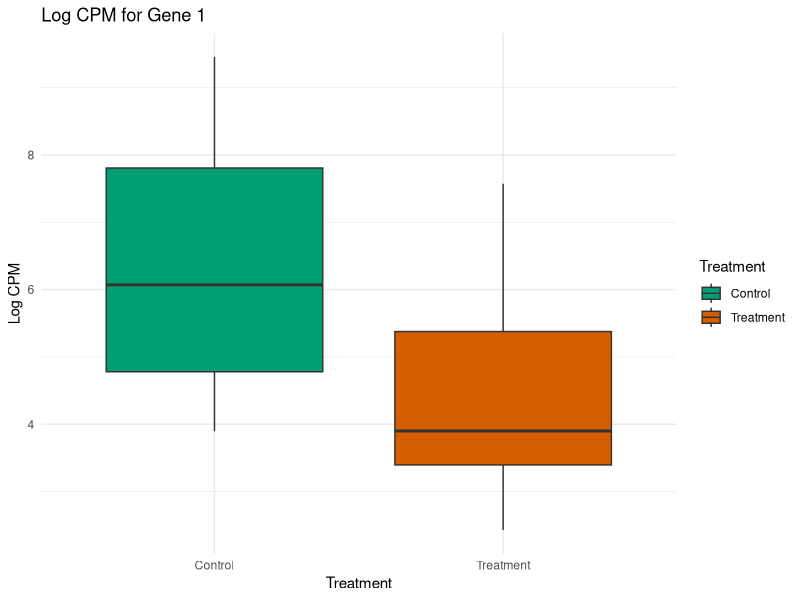
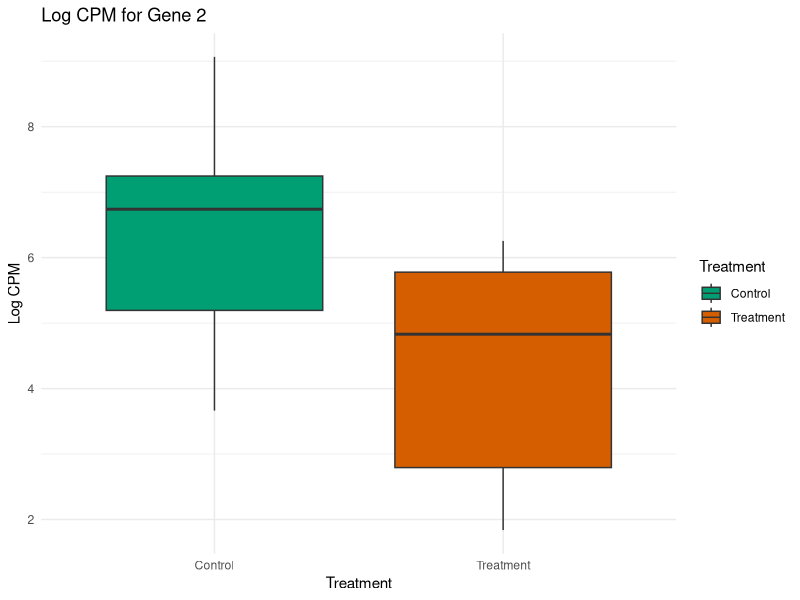
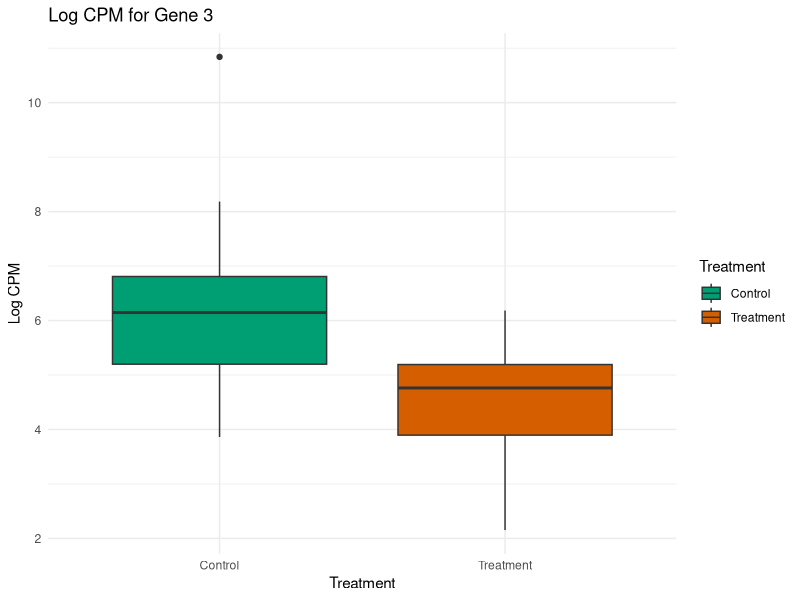
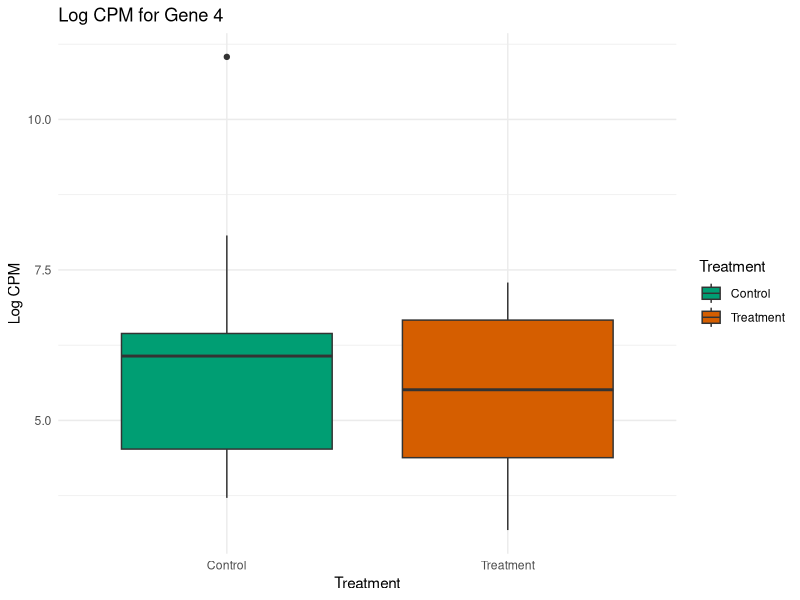
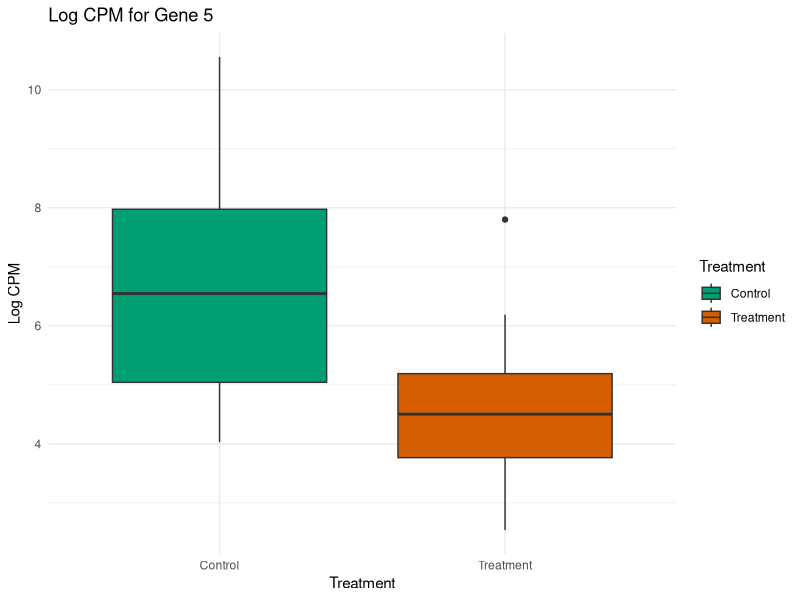
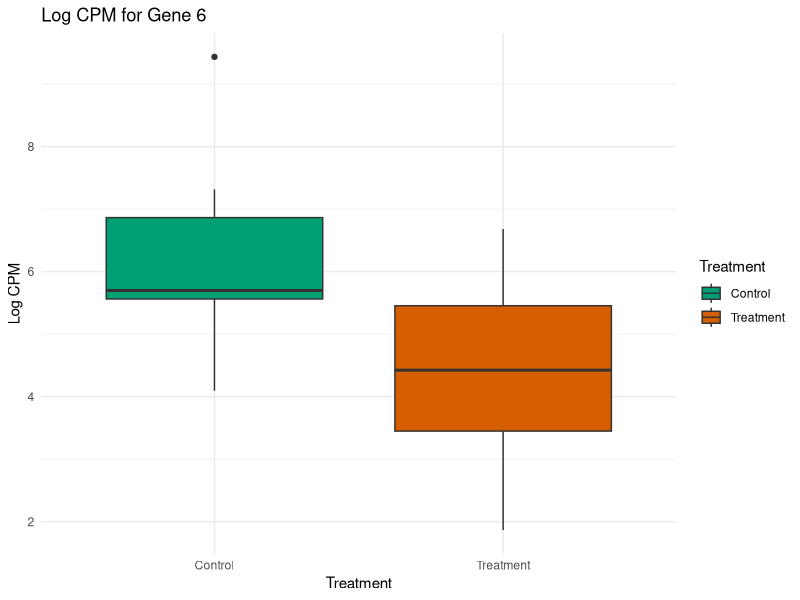
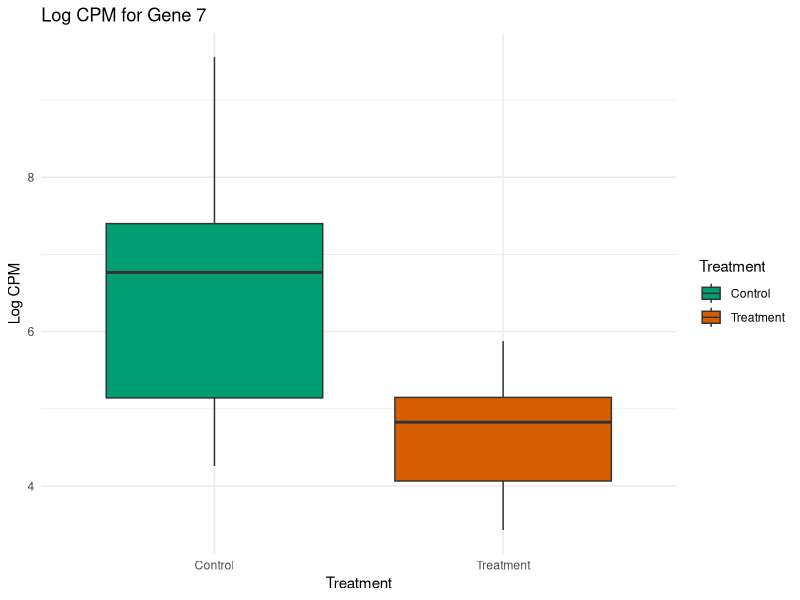
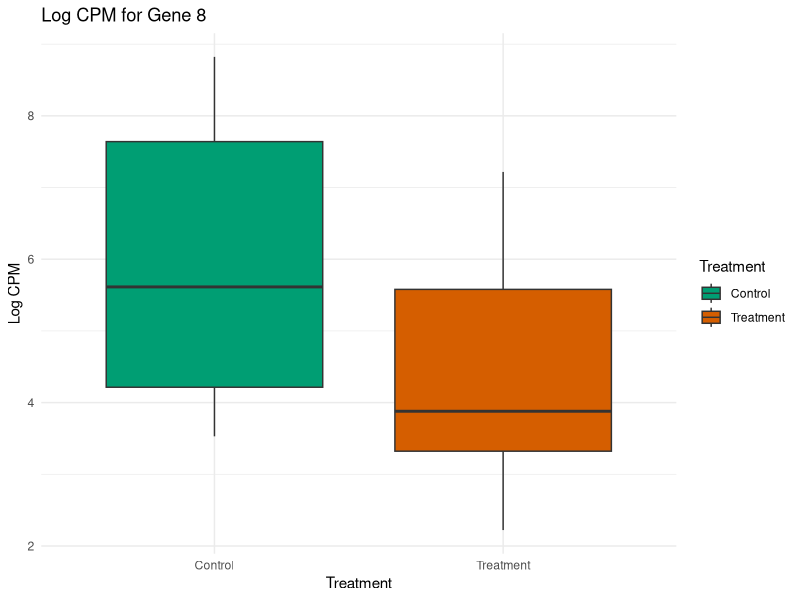

Write the R code that produced these figures, in order.
# Converting loops to map with ChatGPT ------------------------------------
# Author: Natalie Elphick

# Before running this code, set your working directory to the same location as this file:
# Click Session -> Set Working Directory -> To Source File Location

# Run the code line by line with Ctrl+Enter or Cmd+Enter on Mac

# First we will create a simulated example and then use ChatGPT to convert the 
# loop into tidyverse style code that uses map()

library(tidyverse)

# Gene names
gene_names <- paste("Gene", 1:10)

# Simulate some data
data <- data.frame(
  Gene = rep(gene_names, each = 20),
  Treatment = rep(rep(c("Treatment", "Control"), each = 10), times = length(gene_names)),  
  Sample = rep(1:20, times = length(gene_names)),  
  Log_CPM = c(
    rnorm(10, mean = 5, sd = 1),
    rnorm(10, mean = 6, sd = 1)
  ) + rnorm(20 * length(gene_names), mean = 0, sd = 1)  # Add sample-specific variation
)

# Create a directory to save plots
dir.create("gene_boxplots", showWarnings = FALSE)

# Iterate through gene names and create boxplots
for (gene_name in gene_names) {
  # Subset data for the current gene
  gene_data <- data[data$Gene == gene_name, ]
  
  # Create a boxplot comparing treatment vs. control for Log CPM using ggplot2
  plot_filename <- paste("gene_boxplots/", gene_name, "_boxplot.png", sep = "")
  p <- ggplot(data = gene_data, aes(x = Treatment, y = Log_CPM, fill = Treatment)) +
    geom_boxplot() +
    labs(
      title = paste("Log CPM for", gene_name),
      x = "Treatment",
      y = "Log CPM"
    ) +
    scale_fill_manual(values = c("#009E73", "#D55E00")) +
    theme_minimal()
  ggsave(plot = p,plot_filename, width = 6, height = 4)
  
  # Print the plot filename
  cat("Boxplot saved as:", plot_filename, "\n")
}



# Converting the syntax ---------------------------------------------------

# Paste the following prompt into ChatGPT:
# Convert the following code into tidyverse style code that uses purr::map() :
# <paste in the code above>

# Put the result below and run it










# Here is what I got ------------------------------------------------------

library(purrr)

# Gene names
gene_names <- paste("Gene", 1:10)

# Simulate some data
data <- tibble(
  Gene = rep(gene_names, each = 20),
  Treatment = rep(rep(c("Treatment", "Control"), each = 10), times = length(gene_names)),  
  Sample = rep(1:20, times = length(gene_names)),  
  Log_CPM = c(
    rnorm(10, mean = 5, sd = 1),
    rnorm(10, mean = 6, sd = 1)
  ) + rnorm(20 * length(gene_names), mean = 0, sd = 1)  # Add sample-specific variation
)

# Create a directory to save plots
dir.create("gene_boxplots", showWarnings = FALSE)

# Function to create and save a boxplot for a given gene
save_gene_plot <- function(gene_name) {
  gene_data <- data %>% filter(Gene == gene_name)
  plot_filename <- paste("gene_boxplots/", gene_name, "_boxplot.png", sep = "")
  p <- ggplot(data = gene_data, aes(x = Treatment, y = Log_CPM, fill = Treatment)) +
    geom_boxplot() +
    labs(
      title = paste("Log CPM for", gene_name),
      x = "Treatment",
      y = "Log CPM"
    ) +
    scale_fill_manual(values = c("#009E73", "#D55E00")) +
    theme_minimal()
  ggsave(plot = p, filename = plot_filename, width = 6, height = 4)
  
  # Print the plot filename
  cat("Boxplot saved as:", plot_filename, "\n")
}

# Iterate through gene names and create boxplots using map
map(gene_names, save_gene_plot)




